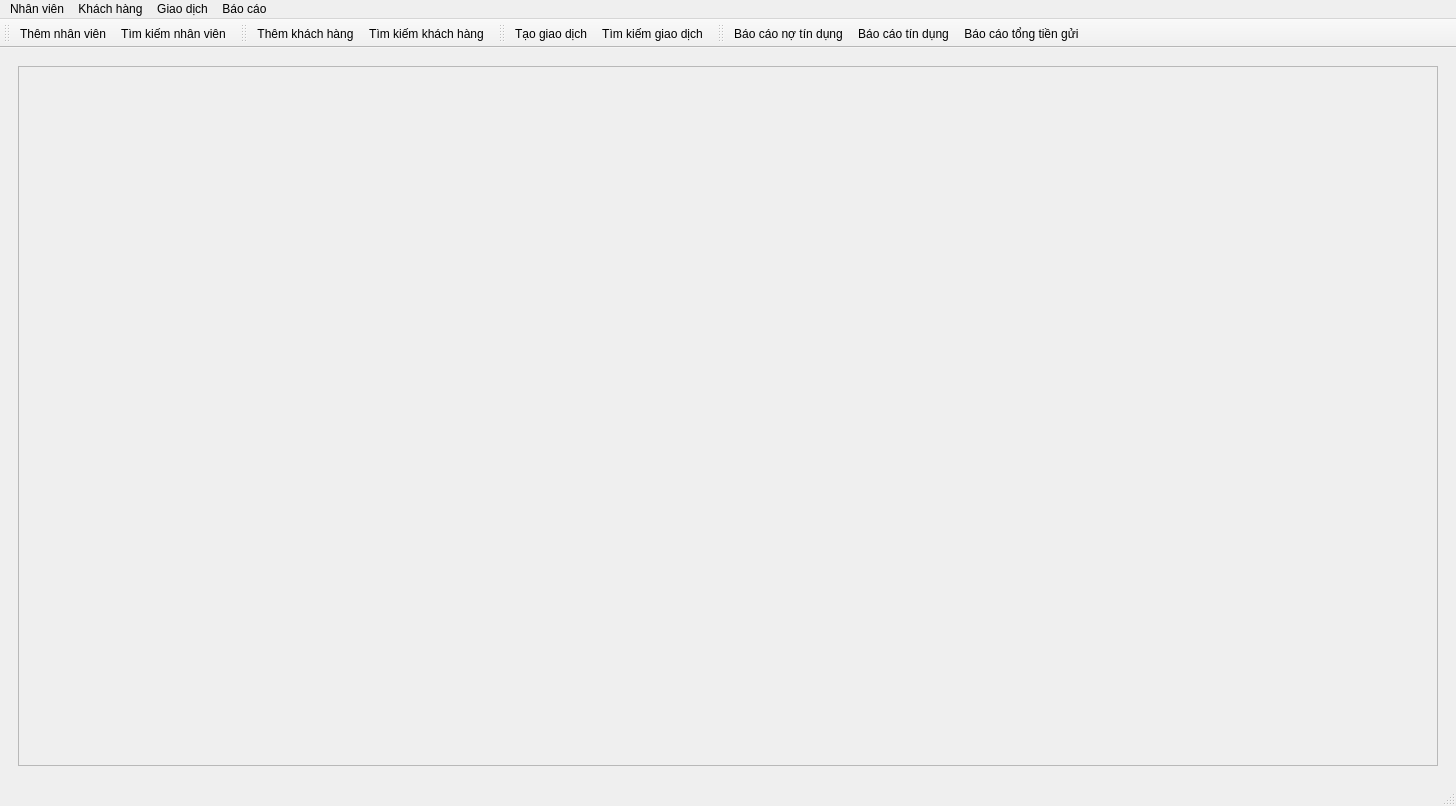
<?xml version="1.0" encoding="UTF-8"?>
<ui version="4.0">
 <class>MainWindow</class>
 <widget class="QMainWindow" name="MainWindow">
  <property name="geometry">
   <rect>
    <x>0</x>
    <y>0</y>
    <width>1456</width>
    <height>806</height>
   </rect>
  </property>
  <property name="windowTitle">
   <string>Phần mềm quản lý chi nhánh ngân hàng</string>
  </property>
  <widget class="QWidget" name="centralwidget">
   <property name="sizePolicy">
    <sizepolicy hsizetype="Expanding" vsizetype="Expanding">
     <horstretch>0</horstretch>
     <verstretch>0</verstretch>
    </sizepolicy>
   </property>
   <layout class="QHBoxLayout" name="horizontalLayout">
    <item>
     <widget class="QWidget" name="gridWidget" native="true">
      <property name="sizePolicy">
       <sizepolicy hsizetype="Expanding" vsizetype="Expanding">
        <horstretch>0</horstretch>
        <verstretch>0</verstretch>
       </sizepolicy>
      </property>
      <layout class="QGridLayout" name="gridLayout">
       <item row="0" column="0">
        <widget class="QScrollArea" name="QS_Body">
         <property name="widgetResizable">
          <bool>true</bool>
         </property>
         <widget class="QWidget" name="scrollAreaWidgetContents">
          <property name="geometry">
           <rect>
            <x>0</x>
            <y>0</y>
            <width>1418</width>
            <height>657</height>
           </rect>
          </property>
         </widget>
        </widget>
       </item>
      </layout>
     </widget>
    </item>
   </layout>
  </widget>
  <widget class="QMenuBar" name="menubar">
   <property name="geometry">
    <rect>
     <x>0</x>
     <y>0</y>
     <width>1456</width>
     <height>26</height>
    </rect>
   </property>
   <widget class="QMenu" name="menuNh_n_vi_n">
    <property name="title">
     <string>Nhân viên</string>
    </property>
    <addaction name="action_add_staff"/>
    <addaction name="action_search_staff"/>
   </widget>
   <widget class="QMenu" name="menuKh_ch_h_ng">
    <property name="title">
     <string>Khách hàng</string>
    </property>
    <addaction name="action_add_customer"/>
    <addaction name="action_search_customer"/>
    <addaction name="action_create_account"/>
   </widget>
   <widget class="QMenu" name="menuGiao_d_ch">
    <property name="title">
     <string>Giao dịch</string>
    </property>
    <addaction name="action_create_transaction"/>
    <addaction name="action_search_transaction"/>
   </widget>
   <widget class="QMenu" name="menuB_o_c_o">
    <property name="title">
     <string>Báo cáo</string>
    </property>
    <addaction name="action_report_ntd"/>
    <addaction name="action_report_td"/>
    <addaction name="action_report_total"/>
   </widget>
   <addaction name="menuNh_n_vi_n"/>
   <addaction name="menuKh_ch_h_ng"/>
   <addaction name="menuGiao_d_ch"/>
   <addaction name="menuB_o_c_o"/>
  </widget>
  <widget class="QStatusBar" name="statusbar"/>
  <widget class="QToolBar" name="toolBar">
   <property name="windowTitle">
    <string>toolBar</string>
   </property>
   <property name="iconSize">
    <size>
     <width>50</width>
     <height>50</height>
    </size>
   </property>
   <attribute name="toolBarArea">
    <enum>TopToolBarArea</enum>
   </attribute>
   <attribute name="toolBarBreak">
    <bool>false</bool>
   </attribute>
   <addaction name="action_add_staff"/>
   <addaction name="action_search_staff"/>
  </widget>
  <widget class="QToolBar" name="toolBar_2">
   <property name="windowTitle">
    <string>toolBar_2</string>
   </property>
   <property name="iconSize">
    <size>
     <width>50</width>
     <height>50</height>
    </size>
   </property>
   <attribute name="toolBarArea">
    <enum>TopToolBarArea</enum>
   </attribute>
   <attribute name="toolBarBreak">
    <bool>false</bool>
   </attribute>
   <addaction name="action_add_customer"/>
   <addaction name="action_search_customer"/>
  </widget>
  <widget class="QToolBar" name="toolBar_3">
   <property name="windowTitle">
    <string>toolBar_3</string>
   </property>
   <property name="iconSize">
    <size>
     <width>50</width>
     <height>50</height>
    </size>
   </property>
   <attribute name="toolBarArea">
    <enum>TopToolBarArea</enum>
   </attribute>
   <attribute name="toolBarBreak">
    <bool>false</bool>
   </attribute>
   <addaction name="action_create_transaction"/>
   <addaction name="action_search_transaction"/>
  </widget>
  <widget class="QToolBar" name="toolBar_4">
   <property name="windowTitle">
    <string>toolBar_4</string>
   </property>
   <property name="iconSize">
    <size>
     <width>50</width>
     <height>50</height>
    </size>
   </property>
   <attribute name="toolBarArea">
    <enum>TopToolBarArea</enum>
   </attribute>
   <attribute name="toolBarBreak">
    <bool>false</bool>
   </attribute>
   <addaction name="action_report_ntd"/>
   <addaction name="action_report_td"/>
   <addaction name="action_report_total"/>
  </widget>
  <action name="action_add_staff">
   <property name="icon">
    <iconset>
     <normaloff>:/icon/assets/icon/staff.png</normaloff>:/icon/assets/icon/staff.png</iconset>
   </property>
   <property name="text">
    <string>Thêm nhân viên</string>
   </property>
  </action>
  <action name="action_search_staff">
   <property name="icon">
    <iconset>
     <normaloff>:/icon/assets/icon/searchstaff.png</normaloff>:/icon/assets/icon/searchstaff.png</iconset>
   </property>
   <property name="text">
    <string>Tìm kiếm nhân viên</string>
   </property>
  </action>
  <action name="action_payroll">
   <property name="icon">
    <iconset>
     <normaloff>:/icon/assets/icon/salary.png</normaloff>:/icon/assets/icon/salary.png</iconset>
   </property>
   <property name="text">
    <string>Tính lương</string>
   </property>
  </action>
  <action name="action_add_customer">
   <property name="icon">
    <iconset>
     <normaloff>:/icon/assets/icon/customer.png</normaloff>:/icon/assets/icon/customer.png</iconset>
   </property>
   <property name="text">
    <string>Thêm khách hàng</string>
   </property>
  </action>
  <action name="action_search_customer">
   <property name="icon">
    <iconset>
     <normaloff>:/icon/assets/icon/searchcutomer.png</normaloff>:/icon/assets/icon/searchcutomer.png</iconset>
   </property>
   <property name="text">
    <string>Tìm kiếm khách hàng</string>
   </property>
  </action>
  <action name="action_create_account">
   <property name="icon">
    <iconset>
     <normaloff>:/icon/assets/icon/addaccount.png</normaloff>:/icon/assets/icon/addaccount.png</iconset>
   </property>
   <property name="text">
    <string>Tạo tài khoản</string>
   </property>
  </action>
  <action name="action_create_transaction">
   <property name="icon">
    <iconset>
     <normaloff>:/icon/assets/icon/transaction.png</normaloff>:/icon/assets/icon/transaction.png</iconset>
   </property>
   <property name="text">
    <string>Tạo giao dịch</string>
   </property>
  </action>
  <action name="action_search_transaction">
   <property name="icon">
    <iconset>
     <normaloff>:/icon/assets/icon/searchtransaction.png</normaloff>:/icon/assets/icon/searchtransaction.png</iconset>
   </property>
   <property name="text">
    <string>Tìm kiếm giao dịch</string>
   </property>
  </action>
  <action name="action_report_ntd">
   <property name="icon">
    <iconset>
     <normaloff>:/icon/assets/icon/report.png</normaloff>:/icon/assets/icon/report.png</iconset>
   </property>
   <property name="text">
    <string>Báo cáo nợ tín dụng</string>
   </property>
  </action>
  <action name="action_report_td">
   <property name="icon">
    <iconset>
     <normaloff>:/icon/assets/icon/report2.png</normaloff>:/icon/assets/icon/report2.png</iconset>
   </property>
   <property name="text">
    <string>Báo cáo tín dụng</string>
   </property>
  </action>
  <action name="action_report_total">
   <property name="icon">
    <iconset>
     <normaloff>:/icon/assets/icon/result.png</normaloff>:/icon/assets/icon/result.png</iconset>
   </property>
   <property name="text">
    <string>Báo cáo tổng tiền gửi</string>
   </property>
  </action>
 </widget>
 <resources/>
 <connections/>
</ui>
